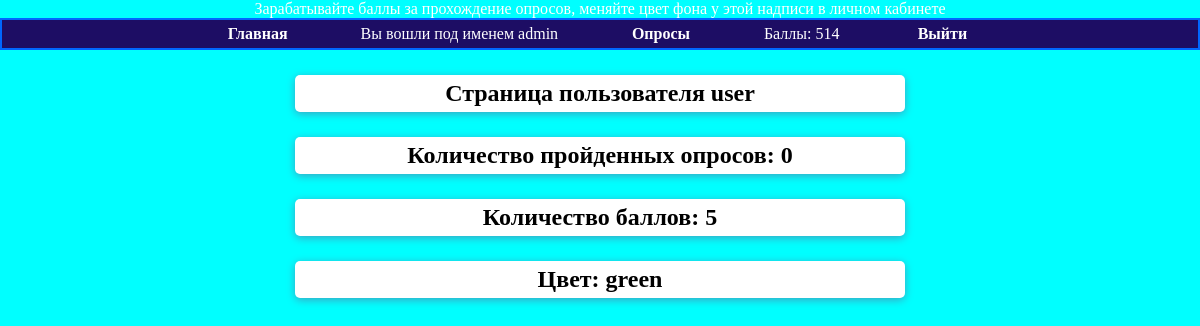
/user-detail/1/ (signed in), run on an earlier commit of the app's database.
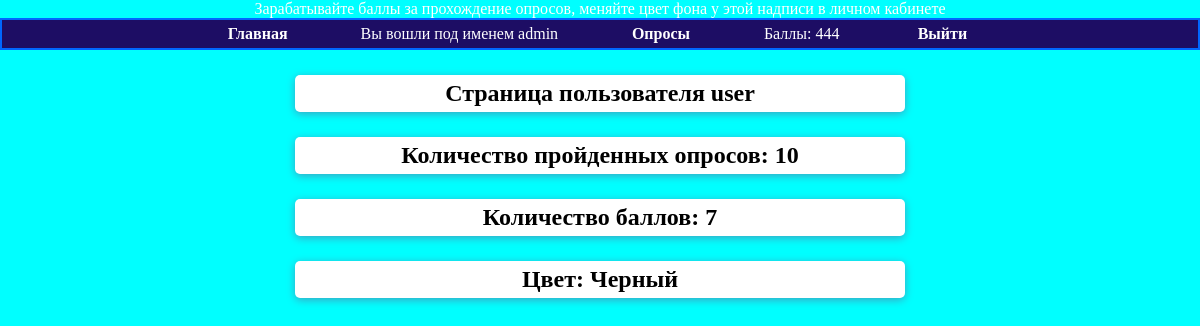
And on a later commit of the database.
### base/models.py (models this page shows, shortened)
class MyUser(AbstractBaseUser):
    login = models.CharField(
        verbose_name='Логин',
        max_length=20,
        unique=True,
        null=True,
    )
    chain = models.PositiveIntegerField(default=0, verbose_name='Валюта')
    user_color = models.ForeignKey(UserColor, on_delete=models.CASCADE, null=True, verbose_name='Цвет')
    count_of_tests = models.PositiveIntegerField(default=0, verbose_name='Количество пройденных тестов')
    is_active = models.BooleanField(default=True)
    is_admin = models.BooleanField(default=False)
    objects = MyUserManager()
    USERNAME_FIELD = 'login'
    class Meta:
        verbose_name = 'Пользователя'
        verbose_name_plural = 'Список пользователей'

class UserColor(models.Model):
    color = models.CharField(max_length=40, unique=True)
    color_rus_name = models.CharField(max_length=50, null=True)
    color_price = models.IntegerField(null=True, default=0)
    def __str__(self):
        return self.color
    class Meta:
        verbose_name = 'цвет'
        verbose_name_plural = 'Список цветов'

### base/views.py (the view)
# urls.py: path('user-detail/<int:user_id>/', views.user_detail, name='user-detail'),
def user_detail(request, user_id):
    member = MyUser.objects.get(id=user_id)
    return render(request, 'base/user_detail.html', {
        'member': member,
    })

### base/templates/base/user_detail.html (shortened to what this page needs)
{% extends 'base.html' %}
{% block content %}
    <h2>Страница пользователя {{ member.login }}</h2>
    <h2>Количество пройденных опросов: {{ member.count_of_tests }}</h2>
    <h2>Количество баллов: {{ member.chain }}</h2>
    <h2>Цвет: {% if not member.user_color %}
        Белый {% else %}{{ member.user_color.color_rus_name|default:member.user_color }}
    {% endif %} </h2>
{% endblock content %}

### templates/base.html (shortened to what this page needs)
{% load static %}
<!DOCTYPE html>
<html lang="en">
<head>
    <link rel="stylesheet" href=" {% static 'css/base.css' %}">
</head>
<body id="change-color">
<div id="change-color">
    <span id="change-color" class="text">Зарабатывайте баллы за прохождение опросов, меняйте цвет фона у этой надписи в личном кабинете</span><br>
    <ul id="navbar">
        {% if user.is_authenticated %}
            <li {% if section == "home" %}class="selected"{% endif %}>
                <a href="{% url "home" %}">Главная</a>
            </li>
            <li> Вы вошли под именем {{ request.user.login }}
            <li><a href="{% url 'list_questions' %}">Опросы</a></li>
            <li>Баллы: {{ user.chain }}</li>
            <li><a href="{% url 'logout' %}">Выйти</a></li>
        {% else %}
            <li><a href="{% url "login" %}">Войти</a></li>
            <li><a href="{% url 'signup' %}">Регистрация</a></li>
            <li><a href="{% url 'home' %}">Главная</a></li>
        {% endif %}
    </ul>
</div>
<div id="content">
    {% block content %}
    {% endblock %}
</div>
</body>
</html>

What changed in the data, as far as the page shows it:
changed MyUser "admin": chain "514" → "444"
changed MyUser "user": count_of_tests "0" → "10"; chain "5" → "7"; user_color.color_rus_name "green" → "Черный"
